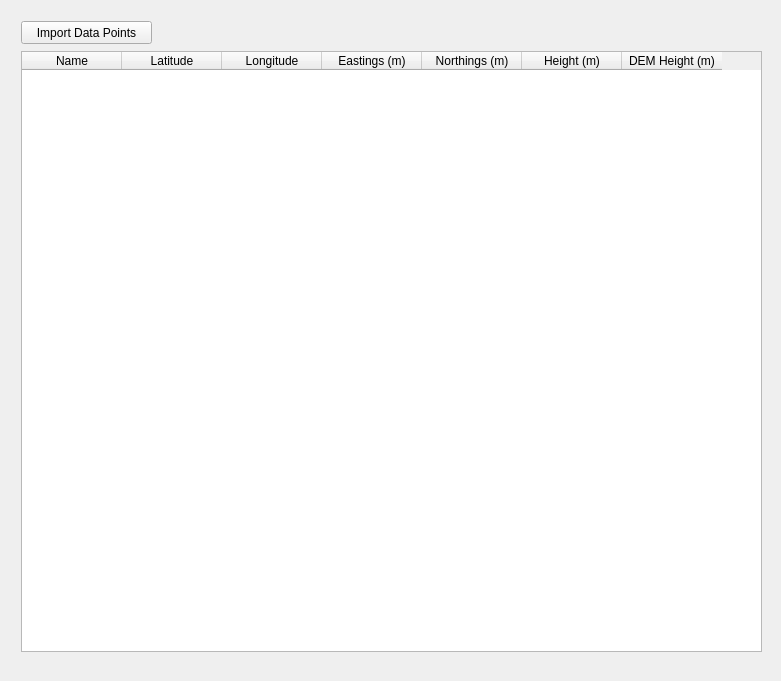
          <widget class="QWidget" name="tab_6">
           <attribute name="title">
            <string>Import Observation Points</string>
           </attribute>
           <layout class="QFormLayout" name="formLayout_2">
            <item row="0" column="0">
             <widget class="QWidget" name="widget_2" native="true">
              <property name="minimumSize">
               <size>
                <width>759</width>
                <height>659</height>
               </size>
              </property>
              <widget class="QTableWidget" name="EastingsNorthingsTC">
               <property name="geometry">
                <rect>
                 <x>10</x>
                 <y>40</y>
                 <width>741</width>
                 <height>601</height>
                </rect>
               </property>
               <property name="editTriggers">
                <set>QAbstractItemView::AllEditTriggers</set>
               </property>
               <column>
                <property name="text">
                 <string>Name</string>
                </property>
               </column>
               <column>
                <property name="text">
                 <string>Latitude</string>
                </property>
               </column>
               <column>
                <property name="text">
                 <string>Longitude</string>
                </property>
               </column>
               <column>
                <property name="text">
                 <string>Eastings (m)</string>
                </property>
               </column>
               <column>
                <property name="text">
                 <string>Northings (m)</string>
                </property>
               </column>
               <column>
                <property name="text">
                 <string>Height (m)</string>
                </property>
               </column>
               <column>
                <property name="text">
                 <string>DEM Height (m)</string>
                </property>
               </column>
              </widget>
              <widget class="QPushButton" name="ImportdatapointsTC">
               <property name="geometry">
                <rect>
                 <x>10</x>
                 <y>10</y>
                 <width>131</width>
                 <height>23</height>
                </rect>
               </property>
               <property name="text">
                <string>Import Data Points</string>
               </property>
              </widget>
             </widget>
            </item>
           </layout>
          </widget>
